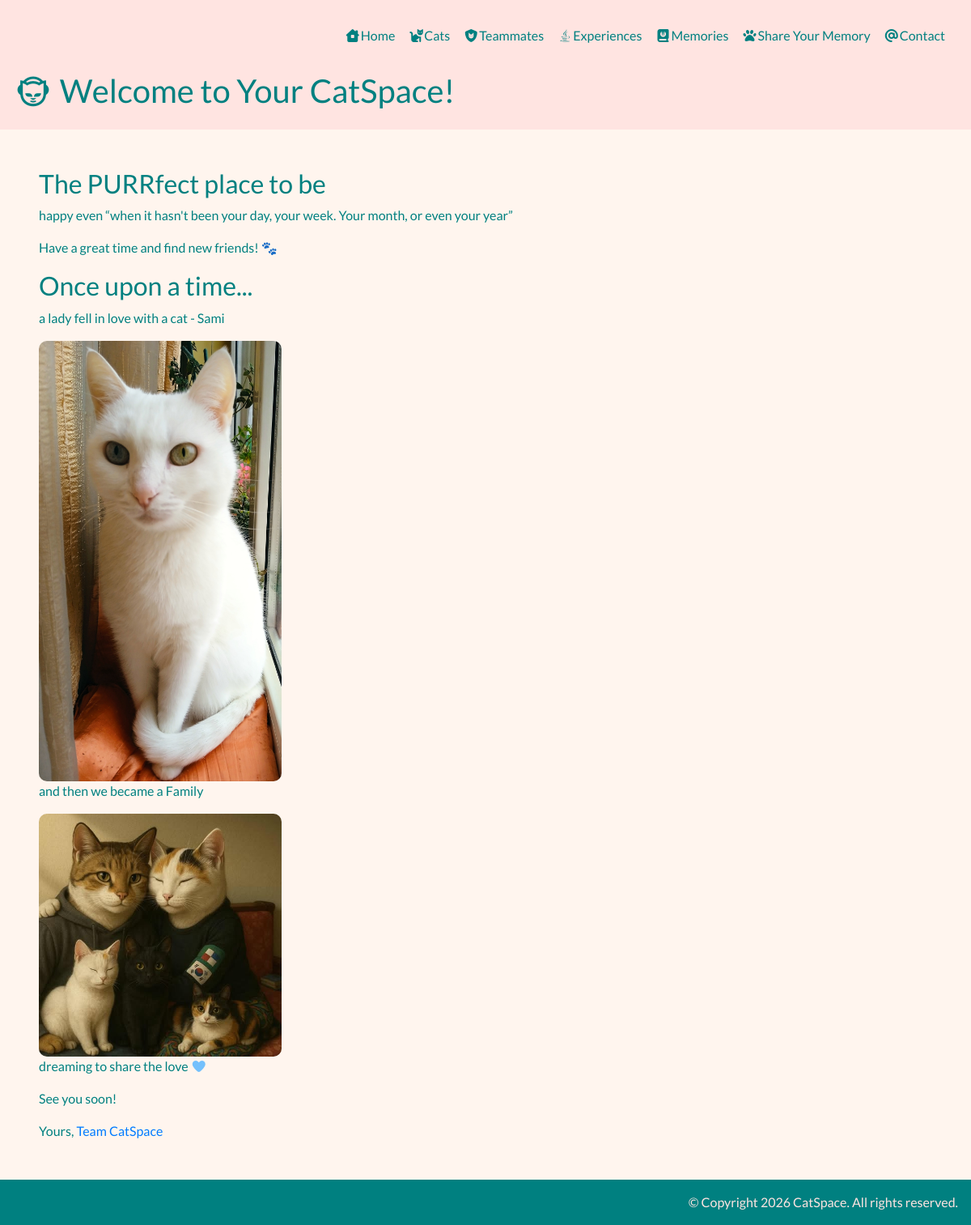
The page / on the database its author committed.
### cats/models.py (models this page shows, shortened)
class Cat(TimeStampMixin):
    class FurChoice(models.TextChoices):
        BLACK = "Black", "Black"
        WHITE = "White", "White"
        GINGER = "Ginger", "Ginger"
        GRAY = "Gray", "Gray"
        TABBY = "Tabby", "Tabby"
        TUXEDO= "Tuxedo", "Tuxedo"
        CALICO = "Calico", "Calico"
        OTHER = "Other", "Other"
    class EyesChoice(models.TextChoices):
        BLUE = "Blue", "Blue"
        GREEN = "Green", "Green"
        YELLOW = "Yellow", "Yellow"
        ORANGE = "Orange", "Orange"
        HETEROCHROMIA = "Heterochromia", "Heterochromia"
        OTHER = "Other", "Other"
    name = models.CharField(max_length=30, unique=True)
    description = models.TextField(blank=True)
    birthday = models.DateField(blank=True, null=True, validators=[validate_birthday])
    image_url = models.URLField(blank=True, null=True)
    eyes = models.CharField(choices=EyesChoice.choices, max_length=20)
    fur = models.CharField(choices=FurChoice.choices, max_length=20)
    is_long_haired = models.BooleanField(default=False, blank=True)
    class Meta:
        ordering = ["created_at"]

### catspace/views.py (the view)
# urls.py: 2. Add a URL to urlpatterns:  path('', Home.as_view(), name='home')
class Home(TemplateView):
    template_name = "common/home.html"
    def get_context_data(self, **kwargs):
        context = super().get_context_data(**kwargs)
        context["cat"] = Cat.objects.first()
        return context

### templates/common/home.html
{% extends "base.html" %}
{% load static %}
{% block content %}
    <section>
        <h2>The PURRfect place to be</h2>
        <p>happy even <q>when it hasn't been your day, your week. Your month, or even your year</q></p>
        <p>Have a great time and find new friends! 🐾</p>
    </section>
    <section>
        <h2>Once upon a time...</h2>
        <p>a lady fell in love with a cat - {{ cat.name|default:"Sami" }}</p>
        {% if cat.image_url %}
            <img src="{{ cat.image_url }}" alt="First Cat" width="300px" height="auto">
        {% else %}
            <img src="{% static 'images/sami.jpg' %}" alt="Sami The First" width="300px" height="auto">
        {% endif %}
        <p>and then we became a Family</p>
        <img src="{% static 'images/family.jpg' %}" alt="Cat Family" width="300px" height="auto">
        <p>dreaming to share the love <i class="fa-solid fa-heart" style="color: rgb(116, 192, 252);"></i></p>
        <p>See you soon!</p>
        <span>Yours,</span>
        <a href="{% url 'teammates:list' %}">Team CatSpace</a>
    </section>
{% endblock %}

### static/css/styles.css (style rules this page uses)
body { background-color: seashell; font-family: 'Lato', sans-serif; color: teal; }
img { border-radius: 10px; }

### rows shown on the page
Cat: name "Sami", image_url (picture)
